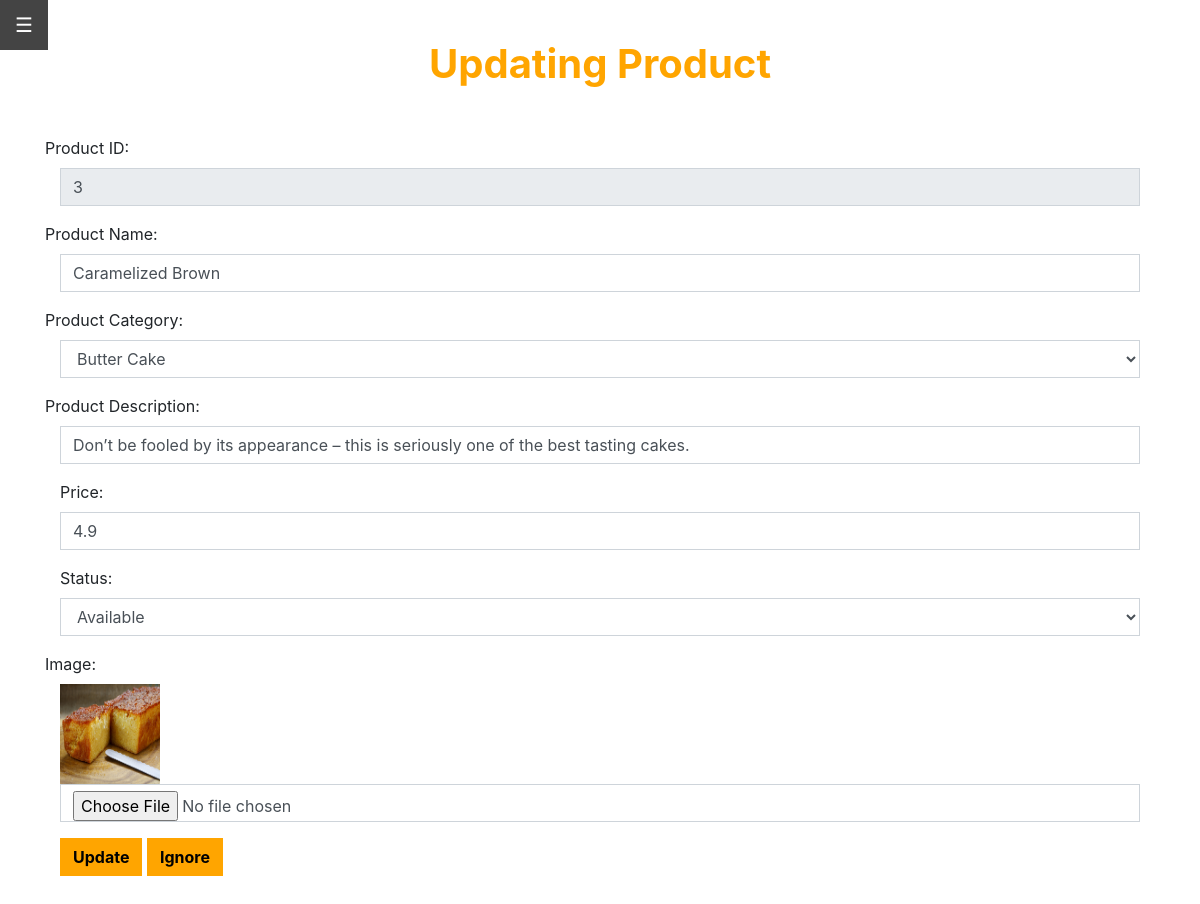
The page /admin-index.php?page=update_product&&id=3 (signed in) on the database its author committed.
### tables this page shows
CREATE TABLE `product` (
  `Product_ID` int(11) NOT NULL,
  `Product_Name` varchar(100) NOT NULL,
  `Cat_ID` int(11) NOT NULL,
  `Price` float NOT NULL,
  `Description` varchar(1000) NOT NULL,
  `Product_Img` varchar(1000) NOT NULL,
  `Pro_Date` datetime NOT NULL DEFAULT current_timestamp(),
  `Status` int(1) NOT NULL DEFAULT 1
);

### Update_Product.php (the view, shortened to what this page needs)
<?php
    if(!isset($_GET['page']) || !isset($_SESSION['isAdmin']))
    {
        echo '<h1 style="color: red"><i class="fa fa-exclamation-circle" aria-hidden="true"></i> ACCESS DENIED!</h1>';
    }
    elseif($_SESSION['isAdmin'] != 1){
        echo '<h1 style="color: red"><i class="fa fa-exclamation-circle" aria-hidden="true"></i> ACCESS DENIED!</h1>';
    }
    else{
    include_once("connection.php");
    function bind_Category_List($conn,$selectedValue){
        $sqlstring = "SELECT Cat_ID, Cat_Name FROM category";
        $result = mysqli_query($conn,$sqlstring);
        echo "<select name = 'CategoryList' class = 'form-control'>";
        while($row = mysqli_fetch_array($result, MYSQLI_ASSOC)){
            if($row['Cat_ID'] == $selectedValue){
                echo "<option value='".$row['Cat_ID']."' selected>".$row['Cat_Name']."</option>";
            }
            else{
                echo "<option value='".$row['Cat_ID']."'>".$row['Cat_Name']."</option>";
            }
        }
        echo "</select>";
    }
    if(isset($_GET["id"])){
        $id = $_GET["id"];
        $sqlstring = "SELECT Product_Name, Cat_ID, Description, Price, Product_Img, Status
        FROM product WHERE Product_ID = '$id'";
        $result = mysqli_query($conn, $sqlstring);
        $row = mysqli_fetch_array($result, MYSQLI_ASSOC);
        $proname = $row["Product_Name"];
        $category = $row["Cat_ID"];
        $des = $row["Description"];
        $price = $row["Price"];
        $img = $row["Product_Img"];
        $stt = $row["Status"];
?>
<div class="container">
    <div align="center">
        <h1 style="padding-top: 1em; padding-bottom: 1em; font-weight: bold; color: orange;">Updating Product</h1>
    </div>
    <form id="update-product-form" name="update-product-form" method="POST" enctype="multipart/form-data" class="form-horizontal" role="form">
        <div class="form-group">
            <label for="txtID" class="control-label">Product ID:</label>
            <div class="col">
                <input type="text" name="txtID" id="txtID" class="form-control"
                readonly value='<?php echo $id; ?>'/>
            </div>
        </div>
        <div class="form-group">
            <label for="txtName" class="control-label">Product Name: </label>
            <div class="col">
                <input type="text" name="txtName" id="txtName" class="form-control"
                placeholder="Product Name" value='<?php echo $proname; ?>' />
            </div>
        </div>
        <div class="form-group">
            <label class="control-label">Product Category:</label>
            <div class="col">
                <?php bind_Category_List($conn, $category); ?>
            </div>
        </div>
        <div class="form-group">
            <label for="txtDesc" class="control-label">Product Description:</label>
            <div class="col">
                <input type="text" name="txtDesc" id="txtDesc" class="form-control"
                placeholder="Description" value='<?php echo $des; ?>'>
            </div>
        </div>
        <div class="form-group">
                <div class="col">
                    <label for="txtPrice" class="control-label">Price:</label>
                    <input type="text" name="txtPrice" id="txtPrice" class="form-control"
                    placeholder="Price" value='<?php echo $price; ?>'>
                </div>
                <div class="col">
                    <label for="Status" class="control-lable">Status: </label>
                    <select name="Status" class="form-control">
                        <option value='<?php echo $stt; ?>' selected> <?php if($stt == 0) echo "Not Available"; else echo "Available"; ?></option>
                    </select>
                </div>
        </div>
        <div class="form-group">
            <label for="txtImage" class="control-label">Image:</label>
            <div class="col">
                <a href='product-imgs/<?php echo $img; ?>' target="_blank"><img src='product-imgs/<?php echo $img; ?>' border='0px' width="100px" height="100px"/></a>
                <input type="file" name="txtImage" id="txtImage" class="form-control" value="">
            </div>
        </div>
        <div class="form-group">
            <div class="col">
                  <input type="submit"  class="btn btn-warning" name="btnUpdate" id="btnUpdate" value="Update"/>
                  <input type="button" class="btn btn-warning" name="btnIgnore"  id="btnIgnore" value="Ignore" onclick="window.location='admin-index.php?page=product_manage'" />
            </div>
        </div>
    </form>
</div>
<?php
}
else{
    echo '<meta http-equiv="refresh" content="0;URL=admin-index.php?page=product_manage"/>';
}
    ?>
<?php
    }
    ?>

### CSS/style.css (style rules this page uses)
.form-control { border-radius: 0; margin-bottom: 1em; }
.btn-warning { background-color: orange; color: black; border: 0.25px orange solid; font-weight: bold; border-radius: 0; }

### rows shown on the page
product: txtName "Caramelized Brown", txtDesc "Don’t be fooled by its appearance – this is seriously one of the best tasting cakes.", txtPrice "4.9", Status "Available", Product_Img (picture)

### other values the page prints
form field CategoryList "Butter Cake"
